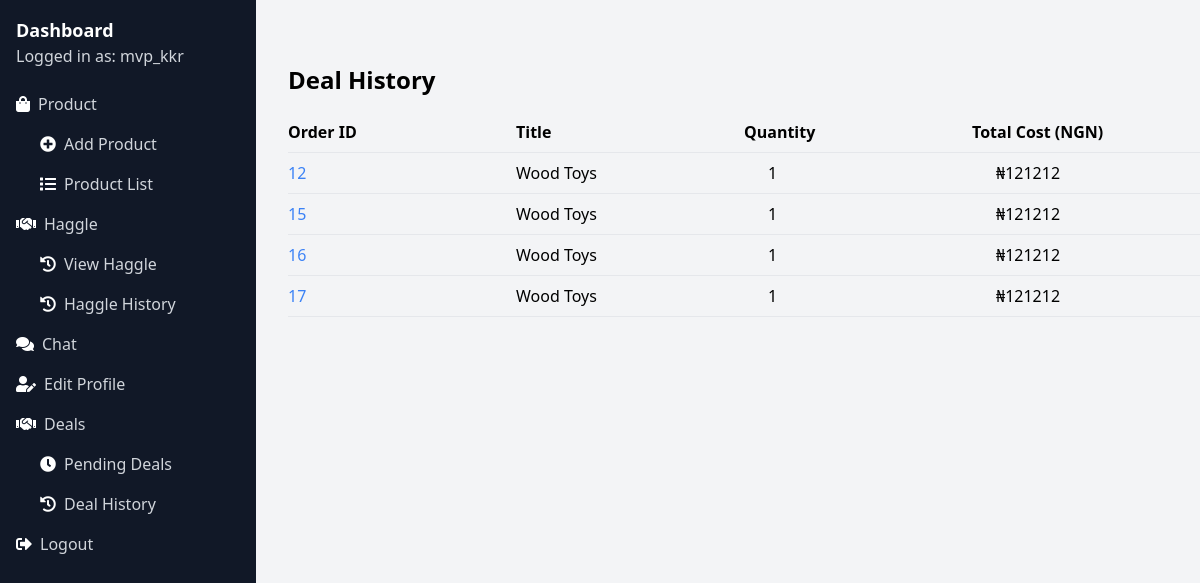
The page /vendor/deal-history/ (signed in) on the database its author committed.
### core/models.py (models this page shows, shortened)
class OrderItem(models.Model):
    order = models.ForeignKey(Order, related_name='items', on_delete=models.CASCADE)
    product = models.ForeignKey(Product, related_name='items', on_delete=models.CASCADE)
    price = models.IntegerField()
    quantity = models.IntegerField(default=1)
    is_delivered = models.BooleanField(default=False)

class Order(models.Model):
    first_name = models.CharField(max_length=255)
    last_name = models.CharField(max_length=255)
    address = models.CharField(max_length=255)
    paid_amount = models.IntegerField(blank=True, null=True)
    is_paid = models.BooleanField(default=False)
    created_by = models.ForeignKey(User, related_name='orders', on_delete=models.SET_NULL, null=True)
    created_at = models.DateTimeField(auto_now_add=True)
    is_completed = models.BooleanField(default=False)
    date_completed = models.DateTimeField(null=True, blank=True)

class Product(models.Model):
    DRAFT = 'draft'
    WAITING_APPROVAL = 'waitingapproval'
    ACTIVE = 'active'
    DELETED = 'deleted'
    STATUS_CHOICES = (
        (DRAFT, 'Draft'),
        (WAITING_APPROVAL, 'Waiting approval'),
        (ACTIVE, 'Active'),
        (DELETED, 'Deleted'),
    )
    user = models.ForeignKey(User, related_name='products', on_delete=models.CASCADE)
    category = models.ForeignKey(Category, related_name='products', on_delete=models.CASCADE)
    title = models.CharField(max_length=50)
    slug = models.SlugField(max_length=50)
    description = models.TextField(blank=True)
    price = models.IntegerField()
    image = models.ImageField(upload_to='uploads/product_images', blank=True, null=True)
    thumbnail = models.ImageField(upload_to='uploads/product_images/thumbnail', blank=True, null=True)
    created_at = models.DateTimeField(auto_now_add=True)
    updated_at = models.DateTimeField(auto_now=True)
    status = models.CharField(max_length=50, choices=STATUS_CHOICES, default=ACTIVE)
    class Meta:
        ordering = ('-created_at',)

### userprofile/views.py (the view)
# urls.py: path('deal-history/', views.deal_history, name='deal_history'),
@login_required
def deal_history(request):
    order_items = OrderItem.objects.filter(product__user=request.user, is_delivered=True)
    haggled_prices = {}
    accepted_haggles = Haggle.objects.filter(is_accepted=True)
    for haggle in accepted_haggles:
        matched_order_items = order_items.filter(product_id=haggle.product_id, order__created_by=haggle.user)
        if matched_order_items.exists():
            order_item = matched_order_items.latest('order__created_at')
            haggled_prices[order_item.id] = haggle.proposed_price
    for order_item in order_items:
        if order_item.id in haggled_prices:
            order_item.haggled_price = haggled_prices[order_item.id] * order_item.quantity
        else:
            order_item.haggled_price = order_item.price * order_item.quantity
    return render(request, 'userprofile/deal_history.html', {'order_items': order_items})

### core/context_processors.py (called while the page is built)
def cart(request):
    return {'cart': Cart(request)}

### userprofile/templates/userprofile/deal_history.html (shortened to what this page needs)
{% extends 'userprofile/base.html' %}
{% block content %}
    <h2 class="text-2xl font-semibold mt-8 mb-4">Deal History</h2>
    <div class="flex flex-wrap border-b border-gray-200 py-2">
        <div class="w-1/4">
            <strong>Order ID</strong>
        </div>
        <div class="w-1/4">
            <strong>Title</strong>
        </div>
        <div class="w-1/4">
            <strong>Quantity</strong>
        </div>
        <div class="w-1/4">
            <strong>Total Cost (NGN)</strong>
        </div>
    </div>
    {% for order_item in order_items %}
        <div class="flex flex-wrap items-center border-b border-gray-200 py-2">
            <div class="w-1/4">
                <a href="{% url 'my_store_order_detail' order_item.order.id %}" class="text-blue-500 hover:underline">{{ order_item.order.id}}</a>
            </div>
            <div class="w-1/4">
                {{ order_item.product.title }}
            </div>
            <div class="w-1/4 flex pl-6">
                {{ order_item.quantity }}
            </div>
            <div class="w-1/4 flex pl-6">
                ₦{{ order_item.haggled_price }}
            </div>
        </div>
    {% endfor %}
{% endblock %}

### userprofile/templates/userprofile/base.html (shortened to what this page needs)
<!DOCTYPE html>
<html lang="en">
<head>
    <link href="https://cdn.jsdelivr.net/npm/tailwindcss@2.2.19/dist/tailwind.min.css" rel="stylesheet">
    <link rel="stylesheet" href="https://cdnjs.cloudflare.com/ajax/libs/font-awesome/5.15.4/css/all.min.css"
/>
</head>
<body class="bg-gray-100 flex h-screen">
    <div class="w-64 bg-gray-900 overflow-y-auto">
        <div class="py-4">
            <h2 class="text-white text-lg font-semibold px-4"><a href="{% url 'my_store' %}">Dashboard</a></h2>
            <p class="text-gray-300 px-4">Logged in as: {{ request.user.username }}</p>
        </div>
        <ul class="sidebar-menu">
            <li>
                <a href="#" class="block text-gray-300 hover:text-white flex items-center px-4 py-2">
                    <i class="fas fa-shopping-bag text-white mr-2"></i>Product
                </a>
                <ul class="ml-8">
                    <li><a href="{% url 'add_product' %}" class="block text-gray-300 hover:text-white pl-2 py-2"><i class="fas fa-plus-circle text-white mr-2"></i>Add Product</a></li>
                    <li><a href="{% url 'my_products' %}" class="block text-gray-300 hover:text-white pl-2 py-2"><i class="fas fa-list text-white mr-2"></i>Product List</a></li>
                </ul>
            </li>
            <li>
                <a href="#" class="block text-gray-300 hover:text-white flex items-center px-4 py-2">
                    <i class="fas fa-handshake text-white mr-2"></i>Haggle
                </a>
                <ul class="ml-8">
                    <li><a href="{% url 'haggle_view' %}" class="block text-gray-300 hover:text-white pl-2 py-2"><i class="fas fa-history text-white mr-2"></i>View Haggle</a></li>
                    <li><a href="{% url 'haggle_history_artisan' %}" class="block text-gray-300 hover:text-white pl-2 py-2"><i class="fas fa-history text-white mr-2"></i>Haggle History</a></li>
                </ul>
            </li>
            <li><a href="{% url 'my_chats' vendor_username=user.username %}" class="block text-gray-300 hover:text-white flex items-center px-4 py-2"><i class="fas fa-comments text-white mr-2"></i>Chat</a></li>
            <li><a href="{% url 'edit_profile_artisan' %}" class="block text-gray-300 hover:text-white flex items-center px-4 py-2"><i class="fas fa-user-edit text-white mr-2"></i>Edit Profile</a></li>
            <li><a href="#" class="block text-gray-300 hover:text-white flex items-center px-4 py-2"><i class="fas fa-handshake text-white mr-2"></i>Deals</a></li>
            <li><a href="{% url 'my_orders' %}" class="block text-gray-300 hover:text-white pl-10 py-2"><i class="fas fa-clock text-white mr-2"></i>Pending Deals</a></li>
            <li><a href="{% url 'deal_history' %}" class="block text-gray-300 hover:text-white pl-10 py-2"><i class="fas fa-history text-white mr-2"></i>Deal History</a></li>
            <li>
                <form action="{% url 'logout_vendor' %}" method="post">
                    <button type="submit" class="block text-gray-300 hover:text-white flex items-center px-4 py-2"><i class="fas fa-sign-out-alt text-white mr-2"></i>Logout</button>
                </form>
            </li>
        </ul>
    </div>
    <div class="flex-1 overflow-y-auto">
        <div class="container mx-4 px-4 py-8">
            {% block content %}{% endblock %}
        </div>
    </div>
</body>
</html>

### rows shown on the page
OrderItem: order.id "12", product "Wood Toys", quantity "1", haggled_price "121212"
OrderItem: order.id "15", product "Wood Toys", quantity "1", haggled_price "121212"
OrderItem: order.id "16", product "Wood Toys", quantity "1", haggled_price "121212"
OrderItem: order.id "17", product "Wood Toys", quantity "1", haggled_price "121212"

### other values the page prints
{{ request.user.username }} "mvp_kkr"
